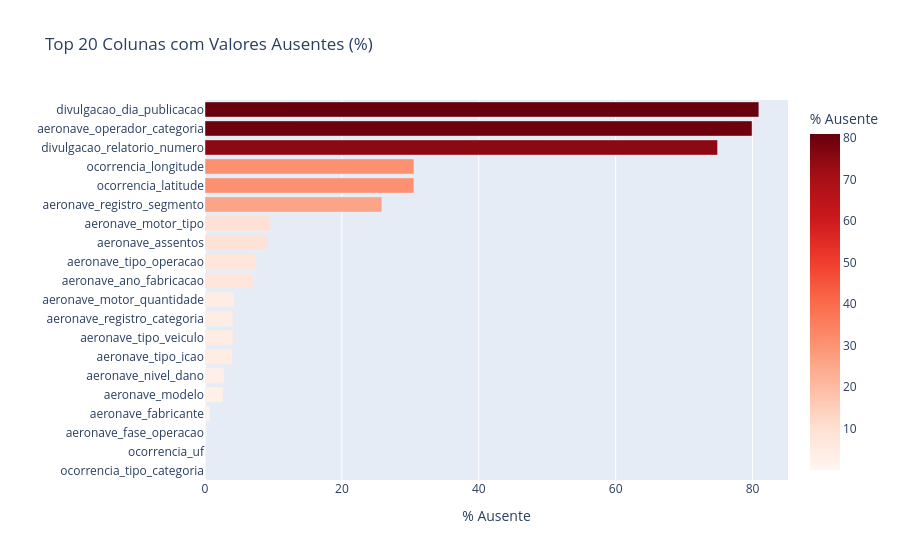

Notebook code cell kept with this figure:
### Markdown cell above
### 3.2 — Análise de Valores Ausentes

O CENIPA usa `***` como placeholder para dados não informados. Precisamos tratar isso como `NaN`.

### Code cell
df.replace(['***', '', 'NULL'], np.nan, inplace=True)

missing = (df.isnull().sum() / len(df) * 100).sort_values(ascending=False)
missing_df = missing[missing > 0].reset_index()
missing_df.columns = ['coluna', 'pct_ausente']

fig = px.bar(
    missing_df.head(20),
    x='pct_ausente', y='coluna',
    orientation='h',
    title='Top 20 Colunas com Valores Ausentes (%)',
    labels={'pct_ausente': '% Ausente', 'coluna': ''},
    color='pct_ausente',
    color_continuous_scale='Reds'
)
fig.update_layout(yaxis=dict(autorange='reversed'))
fig.show()

print(f'\nColunas com >50% ausentes: {(missing > 50).sum()}')
print(f'Colunas sem ausentes:      {(missing == 0).sum()}')

### Figure 1 — Plotly figure (JSON) as saved in the notebook; plotly's stock layout.template omitted (floating-point values rounded to 4 significant figures)
{"data": [{"hovertemplate": "% Ausente=%{marker.color}<br>=%{y}<extra></extra>", "legendgroup": "", "marker": {"color": [80.92, 79.93, 74.89, 30.52, 30.52, 25.85, 9.526, 9.029, 7.436, 7.045, 4.263, 4.09, 4.09, 4.015, 2.804, 2.646, 0.7218, 0.2255, 0.1579, 0.05263], "coloraxis": "coloraxis", "pattern": {"shape": ""}}, "name": "", "orientation": "h", "showlegend": false, "textposition": "auto", "type": "bar", "x": [80.92, 79.93, 74.89, 30.52, 30.52, 25.85, 9.526, 9.029, 7.436, 7.045, 4.263, 4.09, 4.09, 4.015, 2.804, 2.646, 0.7218, 0.2255, 0.1579, 0.05263], "xaxis": "x", "y": ["divulgacao_dia_publicacao", "aeronave_operador_categoria", "divulgacao_relatorio_numero", "ocorrencia_longitude", "ocorrencia_latitude", "aeronave_registro_segmento", "aeronave_motor_tipo", "aeronave_assentos", "aeronave_tipo_operacao", "aeronave_ano_fabricacao", "aeronave_motor_quantidade", "aeronave_registro_categoria", "aeronave_tipo_veiculo", "aeronave_tipo_icao", "aeronave_nivel_dano", "aeronave_modelo", "aeronave_fabricante", "aeronave_fase_operacao", "ocorrencia_uf", "ocorrencia_tipo_categoria"], "yaxis": "y"}], "layout": {"barmode": "relative", "coloraxis": {"autocolorscale": false, "colorbar": {"title": {"text": "% Ausente"}}, "colorscale": [[0, "rgb(255,245,240)"], [0.125, "rgb(254,224,210)"], [0.25, "rgb(252,187,161)"], [0.375, "rgb(252,146,114)"], [0.5, "rgb(251,106,74)"], [0.625, "rgb(239,59,44)"], [0.75, "rgb(203,24,29)"], [0.875, "rgb(165,15,21)"], [1, "rgb(103,0,13)"]]}, "legend": {"tracegroupgap": 0}, "title": {"text": "Top 20 Colunas com Valores Ausentes (%)"}, "xaxis": {"anchor": "y", "domain": [0, 1], "title": {"text": "% Ausente"}}, "yaxis": {"anchor": "x", "autorange": "reversed", "domain": [0, 1], "title": {"text": ""}}}}
